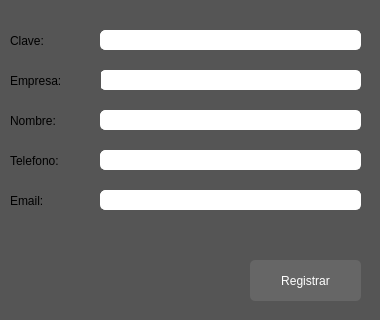
<?xml version="1.0" encoding="UTF-8"?>
<ui version="4.0">
 <class>RegistrarProveedor</class>
 <widget class="QWidget" name="RegistrarProveedor">
  <property name="geometry">
   <rect>
    <x>0</x>
    <y>0</y>
    <width>380</width>
    <height>320</height>
   </rect>
  </property>
  <property name="maximumSize">
   <size>
    <width>380</width>
    <height>320</height>
   </size>
  </property>
  <property name="windowTitle">
   <string>Registrar Proveedor</string>
  </property>
  <property name="styleSheet">
   <string notr="true">background-color: #555;</string>
  </property>
  <widget class="QLabel" name="lbl_email">
   <property name="geometry">
    <rect>
     <x>10</x>
     <y>190</y>
     <width>61</width>
     <height>21</height>
    </rect>
   </property>
   <property name="styleSheet">
    <string notr="true">color: balck;
font: 900 12pt &quot;Arial&quot;;</string>
   </property>
   <property name="text">
    <string>Email:</string>
   </property>
  </widget>
  <widget class="QLineEdit" name="txt_empresa">
   <property name="geometry">
    <rect>
     <x>100</x>
     <y>70</y>
     <width>261</width>
     <height>20</height>
    </rect>
   </property>
   <property name="styleSheet">
    <string notr="true">color: black;
font: 75 10pt &quot;Arial&quot;;
border: 1px solid white;
border-radius: 5px;
background-color: white;</string>
   </property>
   <property name="text">
    <string/>
   </property>
  </widget>
  <widget class="QLineEdit" name="txt_email">
   <property name="geometry">
    <rect>
     <x>100</x>
     <y>190</y>
     <width>261</width>
     <height>20</height>
    </rect>
   </property>
   <property name="styleSheet">
    <string notr="true">color: black;
font: 75 10pt &quot;Arial&quot;;
border: 1px solid white;
border-radius: 5px;
background-color: white;</string>
   </property>
  </widget>
  <widget class="QLabel" name="lbl_empresa">
   <property name="geometry">
    <rect>
     <x>10</x>
     <y>70</y>
     <width>91</width>
     <height>21</height>
    </rect>
   </property>
   <property name="styleSheet">
    <string notr="true">color: balck;
font: 900 12pt &quot;Arial&quot;;</string>
   </property>
   <property name="text">
    <string>Empresa:</string>
   </property>
  </widget>
  <widget class="QLabel" name="lbl_nombre">
   <property name="geometry">
    <rect>
     <x>10</x>
     <y>110</y>
     <width>91</width>
     <height>21</height>
    </rect>
   </property>
   <property name="styleSheet">
    <string notr="true">color: balck;
font: 900 12pt &quot;Arial&quot;;</string>
   </property>
   <property name="text">
    <string>Nombre:</string>
   </property>
  </widget>
  <widget class="QLineEdit" name="txt_telefono">
   <property name="geometry">
    <rect>
     <x>100</x>
     <y>150</y>
     <width>261</width>
     <height>20</height>
    </rect>
   </property>
   <property name="styleSheet">
    <string notr="true">color: black;
font: 75 10pt &quot;Arial&quot;;
border: 1px solid white;
border-radius: 5px;
background-color: white;</string>
   </property>
   <property name="text">
    <string/>
   </property>
  </widget>
  <widget class="QLabel" name="lbl_telefono">
   <property name="geometry">
    <rect>
     <x>10</x>
     <y>150</y>
     <width>81</width>
     <height>21</height>
    </rect>
   </property>
   <property name="styleSheet">
    <string notr="true">color: balck;
font: 900 12pt &quot;Arial&quot;;</string>
   </property>
   <property name="text">
    <string>Telefono:</string>
   </property>
  </widget>
  <widget class="QLineEdit" name="txt_clave">
   <property name="geometry">
    <rect>
     <x>100</x>
     <y>30</y>
     <width>261</width>
     <height>20</height>
    </rect>
   </property>
   <property name="styleSheet">
    <string notr="true">color: black;
font: 75 10pt &quot;Arial&quot;;
border: 1px solid white;
border-radius: 5px;
background-color: white;</string>
   </property>
  </widget>
  <widget class="QLabel" name="lbl_clave">
   <property name="geometry">
    <rect>
     <x>10</x>
     <y>30</y>
     <width>71</width>
     <height>21</height>
    </rect>
   </property>
   <property name="styleSheet">
    <string notr="true">color: balck;
font: 900 12pt &quot;Arial&quot;;</string>
   </property>
   <property name="text">
    <string>Clave:</string>
   </property>
  </widget>
  <widget class="QLineEdit" name="txt_nombre">
   <property name="geometry">
    <rect>
     <x>100</x>
     <y>110</y>
     <width>261</width>
     <height>20</height>
    </rect>
   </property>
   <property name="styleSheet">
    <string notr="true">color: black;
font: 75 10pt &quot;Arial&quot;;
border: 1px solid white;
border-radius: 5px;
background-color: white;</string>
   </property>
   <property name="echoMode">
    <enum>QLineEdit::Normal</enum>
   </property>
  </widget>
  <widget class="QPushButton" name="btn_agregar_proveedor">
   <property name="geometry">
    <rect>
     <x>250</x>
     <y>260</y>
     <width>111</width>
     <height>41</height>
    </rect>
   </property>
   <property name="cursor">
    <cursorShape>PointingHandCursor</cursorShape>
   </property>
   <property name="styleSheet">
    <string notr="true">QObject{
	color:White;
	font: 900 12pt &quot;Arial&quot;;
	background-color: #666;
	border-radius: 5px;
}
QObject:hover{
	background-color: #222;
}</string>
   </property>
   <property name="text">
    <string>Registrar</string>
   </property>
  </widget>
 </widget>
 <resources/>
 <connections/>
</ui>
